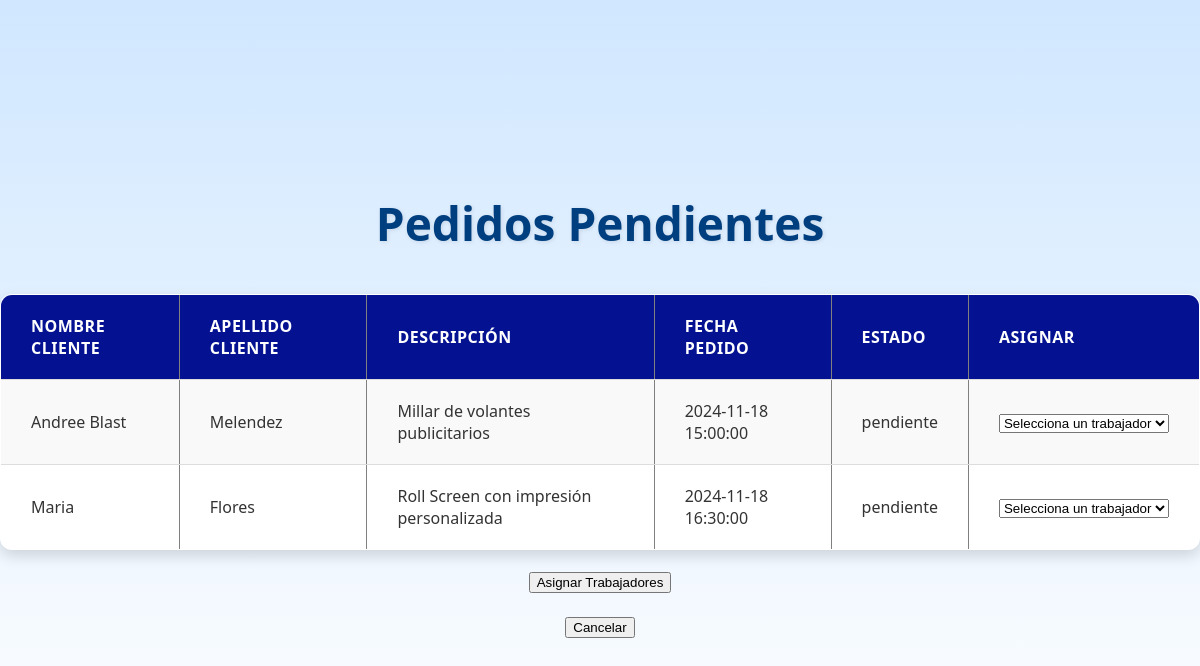
/vistas/pedidos.php, run on the app's committed database.
### tables this page shows
CREATE TABLE IF NOT EXISTS `pedido` (
  `id_pedido` int(11) NOT NULL AUTO_INCREMENT,
  `id_cliente` int(11) DEFAULT NULL,
  `id_empleado` int(11) DEFAULT NULL,
  `fecha_pedido` timestamp NOT NULL DEFAULT current_timestamp(),
  `estado` enum('pendiente','asignado','procesando','completado') DEFAULT NULL,
  `total` decimal(10,2) DEFAULT NULL,
  `pagado` tinyint(1) DEFAULT NULL,
  PRIMARY KEY (`id_pedido`),
  KEY `id_cliente` (`id_cliente`),
  KEY `id_empleado` (`id_empleado`),
  CONSTRAINT `pedido_ibfk_1` FOREIGN KEY (`id_cliente`) REFERENCES `cliente` (`id_cliente`),
  CONSTRAINT `pedido_ibfk_2` FOREIGN KEY (`id_empleado`) REFERENCES `empleado` (`id_empleado`)
);

CREATE TABLE IF NOT EXISTS `cliente` (
  `id_cliente` int(11) NOT NULL AUTO_INCREMENT,
  `id_usuario` int(11) DEFAULT NULL,
  `nombre` varchar(100) DEFAULT NULL,
  `apellido` varchar(100) DEFAULT NULL,
  `dni` varchar(20) DEFAULT NULL,
  `celular` varchar(12) DEFAULT NULL,
  `direccion` varchar(100) DEFAULT NULL,
  `cod_ubigeo` varchar(8) DEFAULT NULL,
  PRIMARY KEY (`id_cliente`),
  KEY `id_usuario` (`id_usuario`),
  CONSTRAINT `cliente_ibfk_1` FOREIGN KEY (`id_usuario`) REFERENCES `usuario` (`id_usuario`)
);

CREATE TABLE IF NOT EXISTS `detalle_pedido` (
  `id_pedido` int(11) NOT NULL,
  `id_producto` int(11) NOT NULL,
  `descripcion` text DEFAULT NULL,
  `altura` float DEFAULT NULL,
  `ancho` float DEFAULT NULL,
  `cantidad` int(11) DEFAULT NULL,
  `id_insumo` int(11) DEFAULT NULL,
  PRIMARY KEY (`id_pedido`,`id_producto`),
  KEY `id_producto` (`id_producto`),
  KEY `id_insumo` (`id_insumo`),
  CONSTRAINT `detalle_pedido_ibfk_1` FOREIGN KEY (`id_pedido`) REFERENCES `pedido` (`id_pedido`),
  CONSTRAINT `detalle_pedido_ibfk_2` FOREIGN KEY (`id_producto`) REFERENCES `producto` (`id_producto`),
  CONSTRAINT `detalle_pedido_ibfk_3` FOREIGN KEY (`id_insumo`) REFERENCES `insumo` (`id_insumo`)
);

### controladores/PedidosControlador.php (called while the page is built, shortened)
<?php
require_once __DIR__ . '/../modelos/ClsPedido.php';
class PedidosControlador {
    private $pedido;
    public function __construct() {
        $baseDeDatos = new BaseDeDatos();
        $db = $baseDeDatos->obtenerConexion();
        $this->pedido = new ClsPedido($db);
    }
    public function mostrarPedidos() {
        $resultados = $this->pedido->obtenerPedidos();
        return $resultados;
    }
}
?>

### modelos/ClsPedido.php (called while the page is built, shortened)
<?php
class ClsPedido{
    private $conn;
    public function __construct($db) {
        $this->conn = $db;
    }
    public function obtenerPedidos() {
        $sql = "SELECT c.nombre AS nombre_cliente, c.apellido AS apellido_cliente,
                       dp.descripcion, p.fecha_pedido, p.estado, p.id_pedido
                FROM pedido p
                INNER JOIN cliente c ON p.id_cliente = c.id_cliente
                INNER JOIN detalle_pedido dp ON p.id_pedido = dp.id_pedido
                WHERE p.estado = 'pendiente'";
        $stmt = $this->conn->prepare($sql);
        $stmt->execute();
        return $stmt->fetchAll(PDO::FETCH_ASSOC);
    }
}
?>

### vistas/pedidos.php (the view, shortened to what this page needs)
<?php
require_once __DIR__ . '/../controladores/PedidosControlador.php';
$pedidoControlador = new PedidosControlador();
$pedidos = $pedidoControlador->mostrarPedidos();
?>
<!DOCTYPE html>
<html lang="es">
<head>
    <link rel="stylesheet" href="../css/mispedidos.css">
</head>
<body>
    <h1>Pedidos Pendientes</h1>
    <?php if (!empty($pedidos) && is_array($pedidos)): ?>
        <form id="asignar-form" action="../controladores/ControladorPedido.php?accion=asignarTrabajador" method="POST">
            <table border="1">
                <tr>
                    <th>Nombre Cliente</th>
                    <th>Apellido Cliente</th>
                    <th>Descripción</th>
                    <th>Fecha Pedido</th>
                    <th>Estado</th>
                    <th>Asignar</th>
                </tr>
                <?php foreach ($pedidos as $pedido): ?>
                    <?php if (is_array($pedido)): ?>
                    <tr>
                        <td><?= htmlspecialchars($pedido['nombre_cliente'] ?? '') ?></td>
                        <td><?= htmlspecialchars($pedido['apellido_cliente'] ?? '') ?></td>
                        <td><?= htmlspecialchars($pedido['descripcion'] ?? '') ?></td>
                        <td><?= htmlspecialchars($pedido['fecha_pedido'] ?? '') ?></td>
                        <td><?= htmlspecialchars($pedido['estado'] ?? '') ?></td>
                        <td>
                            <select name="trabajadores[<?= htmlspecialchars($pedido['id_pedido'] ?? '') ?>]" class="trabajador-select">
                                <option value="">Selecciona un trabajador</option>
                            </select>
                        </td>
                    </tr>
                    <?php endif; ?>
                <?php endforeach; ?>
            </table>
            <div>
                <button type="submit">Asignar Trabajadores</button>
            </div>
            <div>
                <br>
                <button type="button" onclick="window.location.href='/proyecto/softprint';">Cancelar</button>
            </div>
        </form>
    <?php else: ?>
        <p>No se encontraron pedidos pendientes.</p>
    <?php endif; ?>
</body>
</html>

### css/mispedidos.css (style rules this page uses)
body { font-family: 'Segoe UI', Tahoma, Geneva, Verdana, sans-serif; margin: 0; padding: 0; background: linear-gradient(to bottom right, #e0e7ff, #f4f4f9); color: #333; display: flex; flex-direction: column; align-items: center; justify-content: center; min-height: 100vh; text-align: center; background: linear-gradient(to bottom, #d0e7ff, #ffffff); }
h1 { font-family: 'Segoe UI', Tahoma, Geneva, Verdana, sans-serif; color: #003f7f; font-size: 46px; font-weight: bold; margin-bottom: 20px; text-shadow: 1px 1px 4px rgba(0, 0, 0, 0.1); }
table { width: 100%; max-width: 1500px; margin: 20px 0; border-collapse: collapse; background: white; border-radius: 12px; box-shadow: 0 6px 15px rgba(0, 0, 0, 0.15); overflow: hidden; font-size: 16px; }
th, td { padding: 20px 30px; text-align: left; border-bottom: 1px solid #ddd; }
th { background-color: #041291; color: white; font-weight: bold; text-transform: uppercase; letter-spacing: 0.5px; }
tr:nth-child(even) { background-color: #f9f9f9; }
tr:nth-child(odd) { background-color: #ffffff; }

### data on the page
pedido: id_cliente.nombre "Andree Blast", id_cliente.apellido "Melendez", detalle_pedido.descripcion "Millar de volantes publicitarios", fecha_pedido "2024-11-18 15:00:00", estado "pendiente"
pedido: id_cliente.nombre "Maria", id_cliente.apellido "Flores", detalle_pedido.descripcion "Roll Screen con impresión personalizada", fecha_pedido "2024-11-18 16:30:00", estado "pendiente"
